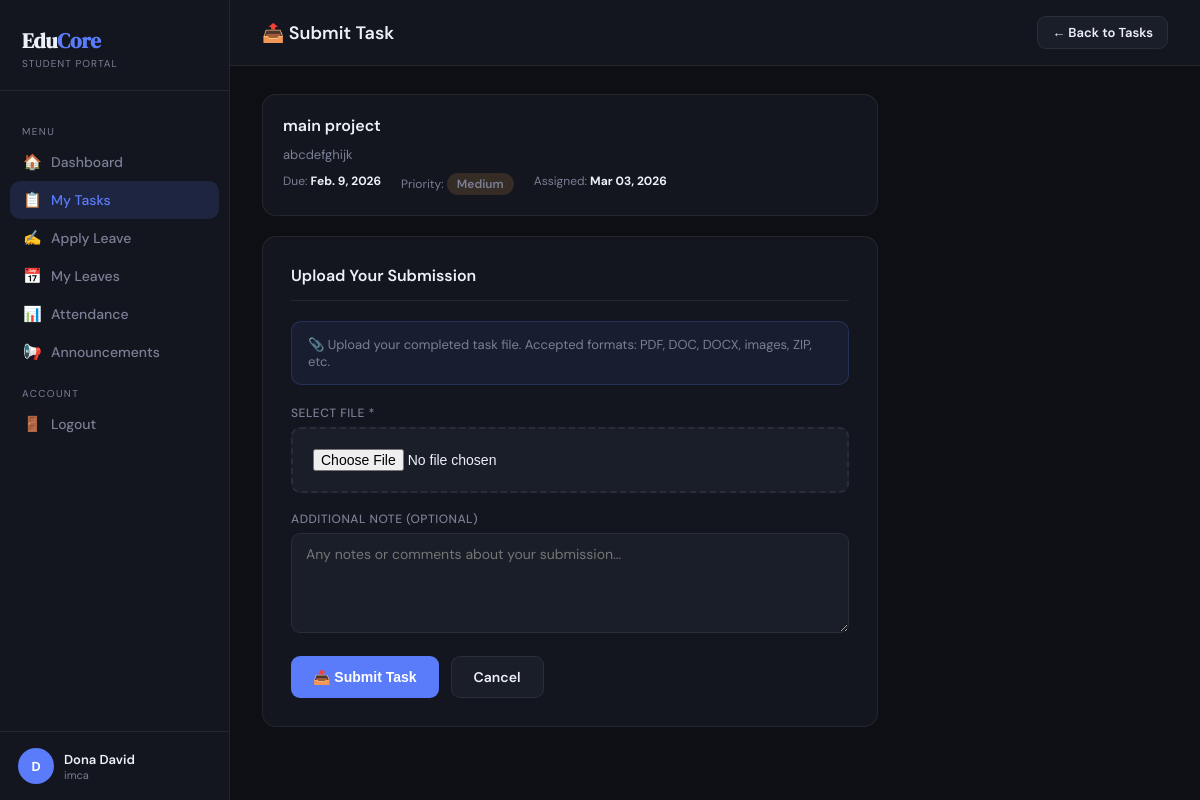
The app's page /student/tasks/4/submit/ (signed in) with its own data.
### studapp/models.py (models this page shows, shortened)
class Student(models.Model):
    user    = models.OneToOneField(User, on_delete=models.CASCADE)
    age     = models.IntegerField()
    gender  = models.CharField(max_length=10)
    course  = models.CharField(max_length=50)
    phone   = models.CharField(max_length=15)
    address = models.TextField()

class Task(models.Model):
    PRIORITY_CHOICES = [('Low','Low'),('Medium','Medium'),('High','High')]
    STATUS_CHOICES   = [('Pending','Pending'),('In Progress','In Progress'),('Completed','Completed')]
    student     = models.ForeignKey(Student, on_delete=models.CASCADE, related_name='tasks')
    title       = models.CharField(max_length=200)
    description = models.TextField(blank=True)
    due_date    = models.DateField()
    priority    = models.CharField(max_length=10, choices=PRIORITY_CHOICES, default='Medium')
    status      = models.CharField(max_length=15, choices=STATUS_CHOICES, default='Pending')
    assigned_on = models.DateTimeField(default=timezone.now)
    class Meta:
        ordering = ['-assigned_on']

### studapp/views.py (the view, shortened to what this page needs)
# urls.py: path('student/tasks/<int:task_id>/submit/', views.student_submit_task,   name='student_submit_task'),
@student_required
def student_submit_task(request, task_id):
    student = request.student
    task    = get_object_or_404(Task, id=task_id, student=student)
    if hasattr(task, 'submission'):
        messages.warning(request, 'You already submitted this task.')
        return redirect('student_my_tasks')
    return render(request, 'student_submit_task.html', {'student': student, 'task': task})

### studapp/views.py (called while the page is built)
def student_required(view_func):
    @wraps(view_func)
    @login_required
    def wrapper(request, *args, **kwargs):
        try:
            request.student = Student.objects.get(user=request.user)
        except Student.DoesNotExist:
            messages.error(request, "Student access required.")
            return redirect("login")
        return view_func(request, *args, **kwargs)
    return wrapper

### studapp/templates/student_submit_task.html (shortened to what this page needs)
<!DOCTYPE html>
<html lang="en">
<head>
</head>
<body>
<div class="sidebar">
  <div class="logo"><h1>Edu<span>Core</span></h1><p>Student Portal</p></div>
  <nav>
    <div class="nav-label">Menu</div>
    <a href="{% url 'student_dashboard' %}" class="nav-item"><span class="ico">🏠</span> Dashboard</a>
    <a href="{% url 'student_my_tasks' %}" class="nav-item active"><span class="ico">📋</span> My Tasks</a>
    <a href="{% url 'student_apply_leave' %}" class="nav-item"><span class="ico">✍️</span> Apply Leave</a>
    <a href="{% url 'student_my_leaves' %}" class="nav-item"><span class="ico">📅</span> My Leaves</a>
    <a href="{% url 'student_attendance' %}" class="nav-item"><span class="ico">📊</span> Attendance</a>
    <a href="{% url 'student_announcements' %}" class="nav-item"><span class="ico">📢</span> Announcements</a>
    <div class="nav-label">Account</div>
    <a href="{% url 'logout' %}" class="nav-item"><span class="ico">🚪</span> Logout</a>
  </nav>
  <div class="user-block">
    <div class="avatar">{{ student.user.get_full_name|slice:":1"|upper }}</div>
    <div><div class="uname">{{ student.user.get_full_name }}</div><div class="urole">{{ student.course }}</div></div>
  </div>
</div>
<div class="main">
  <div class="topbar">
    <h2>📤 Submit Task</h2>
    <a href="{% url 'student_my_tasks' %}" class="btn btn-ghost" style="font-size:13px;padding:7px 14px">← Back to Tasks</a>
  </div>
  <div class="content">
    <div class="task-info">
      <h3>{{ task.title }}</h3>
      {% if task.description %}<p style="font-size:13px;color:var(--muted);margin-top:6px">{{ task.description }}</p>{% endif %}
      <div class="task-meta">
        <span>Due: <b>{{ task.due_date }}</b></span>
        <span>Priority: <b>
          {% if task.priority == 'Low' %}<span class="badge blow">Low</span>
          {% elif task.priority == 'Medium' %}<span class="badge bmed">Medium</span>
          {% else %}<span class="badge bhigh">High</span>{% endif %}
        </b></span>
        <span>Assigned: <b>{{ task.assigned_on|date:"M d, Y" }}</b></span>
      </div>
    </div>
    <div class="card">
      <h3>Upload Your Submission</h3>
      <div class="info-box">📎 Upload your completed task file. Accepted formats: PDF, DOC, DOCX, images, ZIP, etc.</div>
      <form method="post" enctype="multipart/form-data">
        <div class="fg">
          <label>Select File *</label>
          <input type="file" name="file" required/>
        </div>
        <div class="fg">
          <label>Additional Note (optional)</label>
          <textarea name="note" placeholder="Any notes or comments about your submission..."></textarea>
        </div>
        <div class="actions">
          <button type="submit" class="btn btn-primary">📤 Submit Task</button>
          <a href="{% url 'student_my_tasks' %}" class="btn btn-ghost">Cancel</a>
        </div>
      </form>
    </div>
  </div>
</div>
</body></html>

### studapp/templates/student_submit_task.html (style rules this page uses)
:root { --bg:#0d0f14;--surface:#13161e;--surf2:#1a1e28;--border:rgba(255,255,255,0.07);--accent:#5b7cfa;--green:#4ec9a0;--amber:#f0a84e;--red:#f0614e;--text:#eef0f7;--muted:#7a7f96;--r:14px; }
*,*::before,*::after { box-sizing:border-box;margin:0;padding:0; }
body { background:var(--bg);color:var(--text);font-family:'DM Sans',sans-serif;display:flex;min-height:100vh; }
.sidebar { width:230px;min-height:100vh;background:var(--surface);border-right:1px solid var(--border);display:flex;flex-direction:column;position:fixed;top:0;left:0;bottom:0; }
.logo { padding:26px 22px 20px;border-bottom:1px solid var(--border); }
.logo h1 { font-family:'DM Serif Display',serif;font-size:21px; }
.logo h1 span { color:var(--accent); }
.logo p { font-size:10px;color:var(--muted);letter-spacing:1px;text-transform:uppercase;margin-top:2px; }
nav { padding:18px 10px;flex:1; }
.nav-label { font-size:10px;text-transform:uppercase;letter-spacing:1.4px;color:var(--muted);padding:0 12px;margin:16px 0 5px; }
.nav-item { display:flex;align-items:center;gap:10px;padding:9px 13px;border-radius:10px;color:var(--muted);text-decoration:none;font-size:14px;font-weight:500;transition:.15s; }
.nav-item.active { background:rgba(91,124,250,.15);color:var(--accent); }
.nav-item .ico { font-size:15px;width:18px;text-align:center; }
.user-block { padding:16px 18px;border-top:1px solid var(--border);display:flex;align-items:center;gap:10px; }
.avatar { width:36px;height:36px;border-radius:50%;background:var(--accent);display:flex;align-items:center;justify-content:center;font-size:13px;font-weight:700;color:#fff;flex-shrink:0; }
.uname { font-size:13px;font-weight:600; }
.urole { font-size:11px;color:var(--muted); }
.main { margin-left:230px;flex:1;display:flex;flex-direction:column; }
.topbar { background:var(--surface);border-bottom:1px solid var(--border);padding:16px 32px;display:flex;align-items:center;justify-content:space-between; }
.topbar h2 { font-size:18px;font-weight:600; }
.content { padding:28px 32px;flex:1;max-width:680px; }
.task-info { background:var(--surface);border:1px solid var(--border);border-radius:var(--r);padding:20px;margin-bottom:20px; }
.task-info h3 { font-size:16px;font-weight:600;margin-bottom:10px; }
.task-meta { display:flex;gap:20px;flex-wrap:wrap;margin-top:10px; }
.task-meta span { font-size:12px;color:var(--muted); }
.task-meta span b { color:var(--text); }
.badge { display:inline-block;padding:3px 10px;border-radius:20px;font-size:11px;font-weight:600; }
.bmed { background:rgba(240,168,78,.15);color:var(--amber); }
.card { background:var(--surface);border:1px solid var(--border);border-radius:var(--r);padding:28px; }
.card h3 { font-size:16px;font-weight:600;margin-bottom:20px;padding-bottom:14px;border-bottom:1px solid var(--border); }
.fg { margin-bottom:18px; }
label { display:block;font-size:12px;color:var(--muted);margin-bottom:6px;font-weight:500;text-transform:uppercase;letter-spacing:.5px; }
input[type=file] { width:100%;background:var(--surf2);border:2px dashed var(--border);color:var(--text);padding:20px;border-radius:9px;font-size:14px;cursor:pointer;transition:.15s; }
textarea { width:100%;background:var(--surf2);border:1px solid var(--border);color:var(--text);padding:11px 14px;border-radius:9px;font-size:14px;font-family:'DM Sans',sans-serif;outline:none;resize:vertical;min-height:100px; }
.actions { display:flex;gap:12px;margin-top:8px; }
.btn { display:inline-flex;align-items:center;gap:6px;padding:11px 22px;border-radius:9px;font-size:14px;font-weight:600;cursor:pointer;text-decoration:none;border:none;transition:.15s; }
.btn-primary { background:var(--accent);color:#fff; }
.btn-ghost { background:var(--surf2);color:var(--text);border:1px solid var(--border); }
.info-box { background:rgba(91,124,250,.08);border:1px solid rgba(91,124,250,.2);border-radius:10px;padding:14px 16px;font-size:13px;color:var(--muted);margin-bottom:20px; }

### records on screen
Student: user.get_full_name "D", user.get_full_name "Dona David", course "imca"
Task: title "main project", description "abcdefghijk", due_date "Feb. 9, 2026", assigned_on "Mar 03, 2026"
